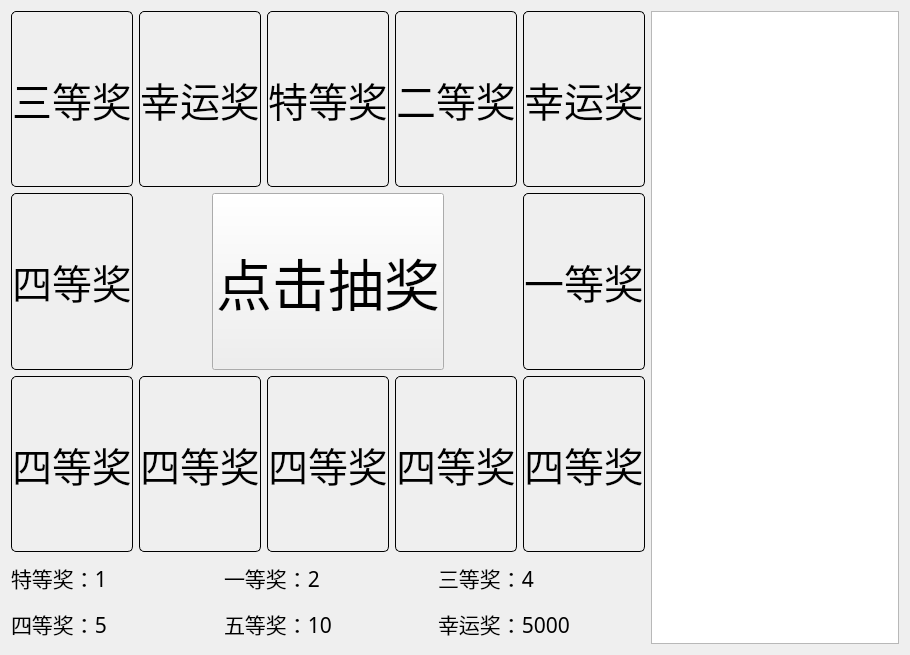
<?xml version="1.0" encoding="UTF-8"?>
<ui version="4.0">
 <class>Main</class>
 <widget class="QWidget" name="Main">
  <property name="geometry">
   <rect>
    <x>0</x>
    <y>0</y>
    <width>910</width>
    <height>655</height>
   </rect>
  </property>
  <property name="windowTitle">
   <string>Form</string>
  </property>
  <layout class="QHBoxLayout" name="horizontalLayout_7">
   <item>
    <layout class="QHBoxLayout" name="horizontalLayout_6">
     <item>
      <layout class="QVBoxLayout" name="verticalLayout_3">
       <item>
        <layout class="QHBoxLayout" name="horizontalLayout">
         <item>
          <widget class="MyLabel" name="label_r00">
           <property name="font">
            <font>
             <family>仿宋</family>
             <pointsize>30</pointsize>
            </font>
           </property>
           <property name="styleSheet">
            <string notr="true">border:1px solid black;border-radius:5px</string>
           </property>
           <property name="text">
            <string>三等奖</string>
           </property>
           <property name="alignment">
            <set>Qt::AlignCenter</set>
           </property>
          </widget>
         </item>
         <item>
          <widget class="MyLabel" name="label_r01">
           <property name="font">
            <font>
             <family>仿宋</family>
             <pointsize>30</pointsize>
            </font>
           </property>
           <property name="styleSheet">
            <string notr="true">border:1px solid black;border-radius:5px</string>
           </property>
           <property name="text">
            <string>幸运奖</string>
           </property>
           <property name="textFormat">
            <enum>Qt::AutoText</enum>
           </property>
           <property name="alignment">
            <set>Qt::AlignCenter</set>
           </property>
          </widget>
         </item>
         <item>
          <widget class="MyLabel" name="label_r02">
           <property name="font">
            <font>
             <family>仿宋</family>
             <pointsize>30</pointsize>
            </font>
           </property>
           <property name="styleSheet">
            <string notr="true">border:1px solid black;border-radius:5px</string>
           </property>
           <property name="text">
            <string>特等奖</string>
           </property>
           <property name="textFormat">
            <enum>Qt::AutoText</enum>
           </property>
           <property name="alignment">
            <set>Qt::AlignCenter</set>
           </property>
          </widget>
         </item>
         <item>
          <widget class="MyLabel" name="label_r03">
           <property name="font">
            <font>
             <family>仿宋</family>
             <pointsize>30</pointsize>
            </font>
           </property>
           <property name="styleSheet">
            <string notr="true">border:1px solid black;border-radius:5px</string>
           </property>
           <property name="text">
            <string>二等奖</string>
           </property>
           <property name="textFormat">
            <enum>Qt::AutoText</enum>
           </property>
           <property name="alignment">
            <set>Qt::AlignCenter</set>
           </property>
          </widget>
         </item>
         <item>
          <widget class="MyLabel" name="label_r04">
           <property name="font">
            <font>
             <family>仿宋</family>
             <pointsize>30</pointsize>
            </font>
           </property>
           <property name="styleSheet">
            <string notr="true">border:1px solid black;border-radius:5px</string>
           </property>
           <property name="text">
            <string>幸运奖</string>
           </property>
           <property name="textFormat">
            <enum>Qt::AutoText</enum>
           </property>
           <property name="alignment">
            <set>Qt::AlignCenter</set>
           </property>
          </widget>
         </item>
        </layout>
       </item>
       <item>
        <layout class="QHBoxLayout" name="horizontalLayout_3">
         <item>
          <layout class="QVBoxLayout" name="verticalLayout_2">
           <item>
            <widget class="MyLabel" name="label_r11">
             <property name="minimumSize">
              <size>
               <width>0</width>
               <height>0</height>
              </size>
             </property>
             <property name="font">
              <font>
               <family>仿宋</family>
               <pointsize>30</pointsize>
              </font>
             </property>
             <property name="styleSheet">
              <string notr="true">border:1px solid black;border-radius:5px</string>
             </property>
             <property name="text">
              <string>四等奖</string>
             </property>
             <property name="textFormat">
              <enum>Qt::AutoText</enum>
             </property>
             <property name="alignment">
              <set>Qt::AlignCenter</set>
             </property>
            </widget>
           </item>
          </layout>
         </item>
         <item>
          <widget class="QLabel" name="label">
           <property name="text">
            <string/>
           </property>
          </widget>
         </item>
         <item>
          <widget class="QPushButton" name="pushButton">
           <property name="maximumSize">
            <size>
             <width>500</width>
             <height>501</height>
            </size>
           </property>
           <property name="baseSize">
            <size>
             <width>200</width>
             <height>200</height>
            </size>
           </property>
           <property name="font">
            <font>
             <family>仿宋</family>
             <pointsize>42</pointsize>
            </font>
           </property>
           <property name="text">
            <string>点击抽奖</string>
           </property>
          </widget>
         </item>
         <item>
          <widget class="QLabel" name="label_2">
           <property name="text">
            <string/>
           </property>
          </widget>
         </item>
         <item>
          <layout class="QVBoxLayout" name="verticalLayout">
           <item>
            <widget class="MyLabel" name="label_r05">
             <property name="font">
              <font>
               <family>仿宋</family>
               <pointsize>30</pointsize>
              </font>
             </property>
             <property name="styleSheet">
              <string notr="true">border:1px solid black;border-radius:5px</string>
             </property>
             <property name="text">
              <string>一等奖</string>
             </property>
             <property name="textFormat">
              <enum>Qt::AutoText</enum>
             </property>
             <property name="alignment">
              <set>Qt::AlignCenter</set>
             </property>
            </widget>
           </item>
          </layout>
         </item>
        </layout>
       </item>
       <item>
        <layout class="QHBoxLayout" name="horizontalLayout_2">
         <item>
          <widget class="MyLabel" name="label_r10">
           <property name="minimumSize">
            <size>
             <width>0</width>
             <height>0</height>
            </size>
           </property>
           <property name="font">
            <font>
             <family>仿宋</family>
             <pointsize>30</pointsize>
            </font>
           </property>
           <property name="styleSheet">
            <string notr="true">border:1px solid black;border-radius:5px</string>
           </property>
           <property name="text">
            <string>四等奖</string>
           </property>
           <property name="textFormat">
            <enum>Qt::AutoText</enum>
           </property>
           <property name="alignment">
            <set>Qt::AlignCenter</set>
           </property>
          </widget>
         </item>
         <item>
          <widget class="MyLabel" name="label_r09">
           <property name="minimumSize">
            <size>
             <width>0</width>
             <height>0</height>
            </size>
           </property>
           <property name="font">
            <font>
             <family>仿宋</family>
             <pointsize>30</pointsize>
            </font>
           </property>
           <property name="styleSheet">
            <string notr="true">border:1px solid black;border-radius:5px</string>
           </property>
           <property name="text">
            <string>四等奖</string>
           </property>
           <property name="textFormat">
            <enum>Qt::AutoText</enum>
           </property>
           <property name="alignment">
            <set>Qt::AlignCenter</set>
           </property>
          </widget>
         </item>
         <item>
          <widget class="MyLabel" name="label_r08">
           <property name="minimumSize">
            <size>
             <width>0</width>
             <height>0</height>
            </size>
           </property>
           <property name="font">
            <font>
             <family>仿宋</family>
             <pointsize>30</pointsize>
            </font>
           </property>
           <property name="styleSheet">
            <string notr="true">border:1px solid black;border-radius:5px</string>
           </property>
           <property name="text">
            <string>四等奖</string>
           </property>
           <property name="textFormat">
            <enum>Qt::AutoText</enum>
           </property>
           <property name="alignment">
            <set>Qt::AlignCenter</set>
           </property>
          </widget>
         </item>
         <item>
          <widget class="MyLabel" name="label_r07">
           <property name="minimumSize">
            <size>
             <width>0</width>
             <height>0</height>
            </size>
           </property>
           <property name="font">
            <font>
             <family>仿宋</family>
             <pointsize>30</pointsize>
            </font>
           </property>
           <property name="styleSheet">
            <string notr="true">border:1px solid black;border-radius:5px</string>
           </property>
           <property name="text">
            <string>四等奖</string>
           </property>
           <property name="textFormat">
            <enum>Qt::AutoText</enum>
           </property>
           <property name="alignment">
            <set>Qt::AlignCenter</set>
           </property>
          </widget>
         </item>
         <item>
          <widget class="MyLabel" name="label_r06">
           <property name="minimumSize">
            <size>
             <width>0</width>
             <height>0</height>
            </size>
           </property>
           <property name="font">
            <font>
             <family>仿宋</family>
             <pointsize>30</pointsize>
            </font>
           </property>
           <property name="styleSheet">
            <string notr="true">border:1px solid black;border-radius:5px</string>
           </property>
           <property name="text">
            <string>四等奖</string>
           </property>
           <property name="textFormat">
            <enum>Qt::AutoText</enum>
           </property>
           <property name="alignment">
            <set>Qt::AlignCenter</set>
           </property>
          </widget>
         </item>
        </layout>
       </item>
       <item>
        <layout class="QHBoxLayout" name="horizontalLayout_5">
         <item>
          <widget class="QLabel" name="label_p1">
           <property name="maximumSize">
            <size>
             <width>16777215</width>
             <height>40</height>
            </size>
           </property>
           <property name="font">
            <font>
             <family>仿宋</family>
             <pointsize>16</pointsize>
            </font>
           </property>
           <property name="text">
            <string>特等奖：1</string>
           </property>
          </widget>
         </item>
         <item>
          <widget class="QLabel" name="label_p2">
           <property name="maximumSize">
            <size>
             <width>16777215</width>
             <height>40</height>
            </size>
           </property>
           <property name="font">
            <font>
             <family>仿宋</family>
             <pointsize>16</pointsize>
            </font>
           </property>
           <property name="text">
            <string>一等奖：2</string>
           </property>
          </widget>
         </item>
         <item>
          <widget class="QLabel" name="label_p3">
           <property name="maximumSize">
            <size>
             <width>16777215</width>
             <height>40</height>
            </size>
           </property>
           <property name="font">
            <font>
             <family>仿宋</family>
             <pointsize>16</pointsize>
            </font>
           </property>
           <property name="text">
            <string>三等奖：4</string>
           </property>
          </widget>
         </item>
        </layout>
       </item>
       <item>
        <layout class="QHBoxLayout" name="horizontalLayout_4">
         <item>
          <widget class="QLabel" name="label_p4">
           <property name="maximumSize">
            <size>
             <width>16777215</width>
             <height>40</height>
            </size>
           </property>
           <property name="font">
            <font>
             <family>仿宋</family>
             <pointsize>16</pointsize>
            </font>
           </property>
           <property name="text">
            <string>四等奖：5</string>
           </property>
          </widget>
         </item>
         <item>
          <widget class="QLabel" name="label_p5">
           <property name="maximumSize">
            <size>
             <width>16777215</width>
             <height>40</height>
            </size>
           </property>
           <property name="font">
            <font>
             <family>仿宋</family>
             <pointsize>16</pointsize>
            </font>
           </property>
           <property name="text">
            <string>五等奖：10</string>
           </property>
          </widget>
         </item>
         <item>
          <widget class="QLabel" name="label_p6">
           <property name="maximumSize">
            <size>
             <width>16777215</width>
             <height>40</height>
            </size>
           </property>
           <property name="font">
            <font>
             <family>仿宋</family>
             <pointsize>16</pointsize>
            </font>
           </property>
           <property name="text">
            <string>幸运奖：5000</string>
           </property>
          </widget>
         </item>
        </layout>
       </item>
      </layout>
     </item>
     <item>
      <widget class="QTextEdit" name="textEdit">
       <property name="maximumSize">
        <size>
         <width>350</width>
         <height>16777215</height>
        </size>
       </property>
       <property name="font">
        <font>
         <family>仿宋</family>
         <pointsize>14</pointsize>
        </font>
       </property>
      </widget>
     </item>
    </layout>
   </item>
  </layout>
 </widget>
 <customwidgets>
  <customwidget>
   <class>MyLabel</class>
   <extends>QLabel</extends>
   <header>mylabel.h</header>
   <slots>
    <signal>label_double_click()</signal>
   </slots>
  </customwidget>
 </customwidgets>
 <resources/>
 <connections>
  <connection>
   <sender>pushButton</sender>
   <signal>clicked()</signal>
   <receiver>Main</receiver>
   <slot>lottery_start()</slot>
   <hints>
    <hint type="sourcelabel">
     <x>292</x>
     <y>151</y>
    </hint>
    <hint type="destinationlabel">
     <x>296</x>
     <y>-12</y>
    </hint>
   </hints>
  </connection>
  <connection>
   <sender>label_r00</sender>
   <signal>label_double_click()</signal>
   <receiver>Main</receiver>
   <slot>label_doubl_cleck()</slot>
   <hints>
    <hint type="sourcelabel">
     <x>97</x>
     <y>15</y>
    </hint>
    <hint type="destinationlabel">
     <x>104</x>
     <y>-15</y>
    </hint>
   </hints>
  </connection>
  <connection>
   <sender>label_r01</sender>
   <signal>label_double_click()</signal>
   <receiver>Main</receiver>
   <slot>label_doubl_cleck()</slot>
   <hints>
    <hint type="sourcelabel">
     <x>192</x>
     <y>45</y>
    </hint>
    <hint type="destinationlabel">
     <x>224</x>
     <y>-76</y>
    </hint>
   </hints>
  </connection>
  <connection>
   <sender>label_r02</sender>
   <signal>label_double_click()</signal>
   <receiver>Main</receiver>
   <slot>label_doubl_cleck()</slot>
   <hints>
    <hint type="sourcelabel">
     <x>285</x>
     <y>78</y>
    </hint>
    <hint type="destinationlabel">
     <x>434</x>
     <y>-85</y>
    </hint>
   </hints>
  </connection>
  <connection>
   <sender>label_r08</sender>
   <signal>label_double_click()</signal>
   <receiver>Main</receiver>
   <slot>label_doubl_cleck()</slot>
   <hints>
    <hint type="sourcelabel">
     <x>233</x>
     <y>386</y>
    </hint>
    <hint type="destinationlabel">
     <x>-45</x>
     <y>155</y>
    </hint>
   </hints>
  </connection>
  <connection>
   <sender>label_r03</sender>
   <signal>label_double_click()</signal>
   <receiver>Main</receiver>
   <slot>label_doubl_cleck()</slot>
   <hints>
    <hint type="sourcelabel">
     <x>378</x>
     <y>131</y>
    </hint>
    <hint type="destinationlabel">
     <x>380</x>
     <y>-129</y>
    </hint>
   </hints>
  </connection>
  <connection>
   <sender>label_r05</sender>
   <signal>label_double_click()</signal>
   <receiver>Main</receiver>
   <slot>label_doubl_cleck()</slot>
   <hints>
    <hint type="sourcelabel">
     <x>470</x>
     <y>257</y>
    </hint>
    <hint type="destinationlabel">
     <x>-42</x>
     <y>237</y>
    </hint>
   </hints>
  </connection>
  <connection>
   <sender>label_r04</sender>
   <signal>label_double_click()</signal>
   <receiver>Main</receiver>
   <slot>label_doubl_cleck()</slot>
   <hints>
    <hint type="sourcelabel">
     <x>471</x>
     <y>131</y>
    </hint>
    <hint type="destinationlabel">
     <x>-52</x>
     <y>283</y>
    </hint>
   </hints>
  </connection>
  <connection>
   <sender>label_r06</sender>
   <signal>label_double_click()</signal>
   <receiver>Main</receiver>
   <slot>label_doubl_cleck()</slot>
   <hints>
    <hint type="sourcelabel">
     <x>436</x>
     <y>338</y>
    </hint>
    <hint type="destinationlabel">
     <x>-22</x>
     <y>414</y>
    </hint>
   </hints>
  </connection>
  <connection>
   <sender>label_r07</sender>
   <signal>label_double_click()</signal>
   <receiver>Main</receiver>
   <slot>label_doubl_cleck()</slot>
   <hints>
    <hint type="sourcelabel">
     <x>332</x>
     <y>344</y>
    </hint>
    <hint type="destinationlabel">
     <x>306</x>
     <y>694</y>
    </hint>
   </hints>
  </connection>
  <connection>
   <sender>label_r08</sender>
   <signal>label_double_click()</signal>
   <receiver>Main</receiver>
   <slot>label_doubl_cleck()</slot>
   <hints>
    <hint type="sourcelabel">
     <x>263</x>
     <y>333</y>
    </hint>
    <hint type="destinationlabel">
     <x>235</x>
     <y>728</y>
    </hint>
   </hints>
  </connection>
  <connection>
   <sender>label_r09</sender>
   <signal>label_double_click()</signal>
   <receiver>Main</receiver>
   <slot>label_doubl_cleck()</slot>
   <hints>
    <hint type="sourcelabel">
     <x>159</x>
     <y>332</y>
    </hint>
    <hint type="destinationlabel">
     <x>80</x>
     <y>719</y>
    </hint>
   </hints>
  </connection>
  <connection>
   <sender>label_r10</sender>
   <signal>label_double_click()</signal>
   <receiver>Main</receiver>
   <slot>label_doubl_cleck()</slot>
   <hints>
    <hint type="sourcelabel">
     <x>59</x>
     <y>317</y>
    </hint>
    <hint type="destinationlabel">
     <x>-5</x>
     <y>742</y>
    </hint>
   </hints>
  </connection>
  <connection>
   <sender>label_r11</sender>
   <signal>label_double_click()</signal>
   <receiver>Main</receiver>
   <slot>label_doubl_cleck()</slot>
   <hints>
    <hint type="sourcelabel">
     <x>28</x>
     <y>189</y>
    </hint>
    <hint type="destinationlabel">
     <x>-96</x>
     <y>187</y>
    </hint>
   </hints>
  </connection>
 </connections>
 <slots>
  <signal>start()</signal>
  <slot>lottery_start()</slot>
  <slot>label_doubl_cleck()</slot>
 </slots>
</ui>
